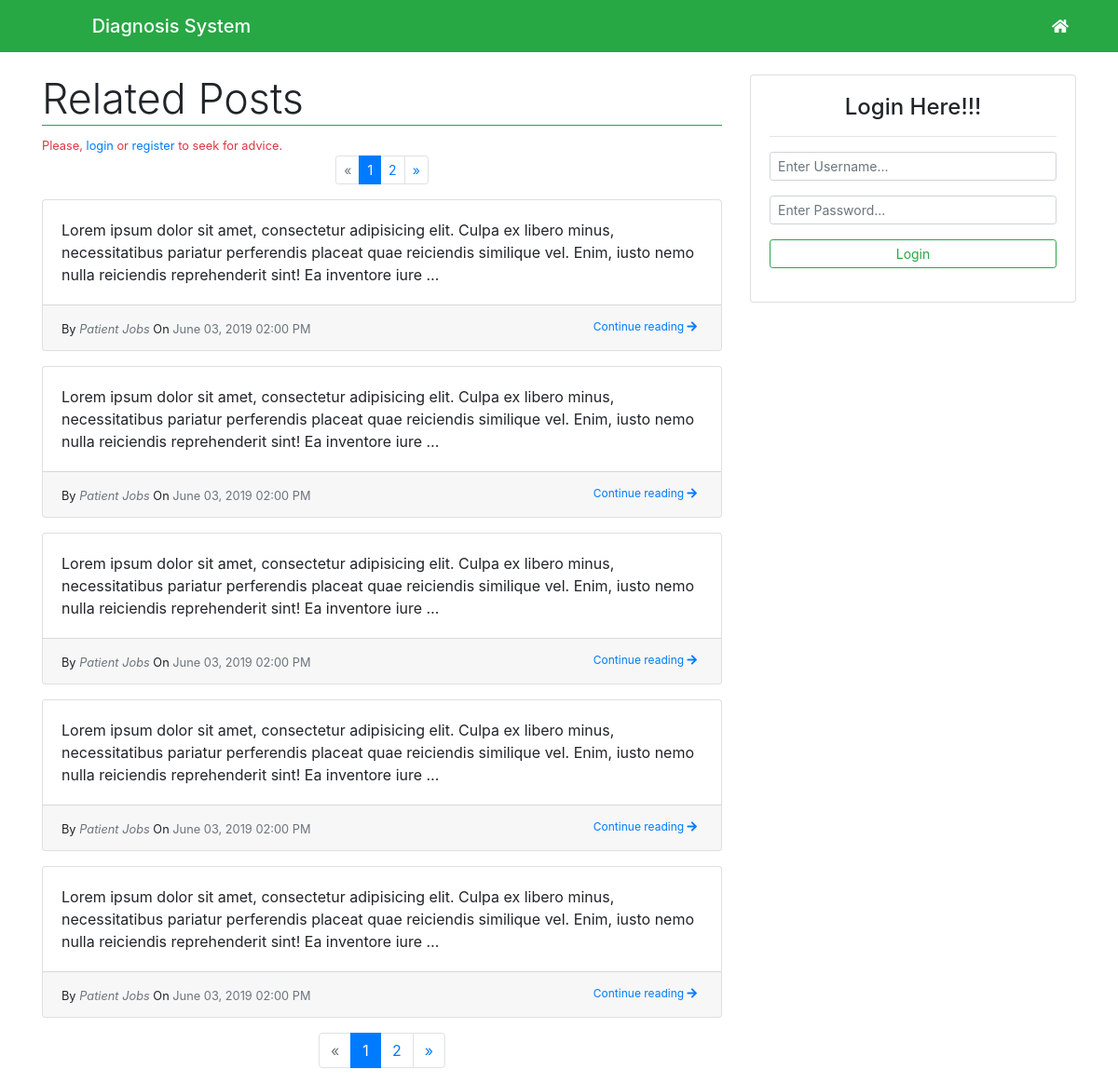
The page / on the database its author committed.
### tables this page shows
CREATE TABLE IF NOT EXISTS `queries` (
  `id` int(11) NOT NULL,
  `patientId` int(11) NOT NULL,
  `expertId` int(11) NOT NULL,
  `description` text NOT NULL,
  `visibility` tinyint(4) NOT NULL,
  `status` tinyint(4) NOT NULL DEFAULT '0',
  `created_at` timestamp NOT NULL DEFAULT CURRENT_TIMESTAMP ON UPDATE CURRENT_TIMESTAMP
);

CREATE TABLE IF NOT EXISTS `patient` (
  `userId` int(11) NOT NULL,
  `name` varchar(255) NOT NULL,
  `email` varchar(150) NOT NULL,
  `phone` varchar(10) NOT NULL,
  `gender` varchar(6) NOT NULL,
  `created_at` timestamp NOT NULL DEFAULT CURRENT_TIMESTAMP
);

### assets/core/functions.php (called while the page is built, shortened)
<?php
function loggedIn(){
	return isset($_SESSION['us3rid']) ? true : false;
}
function datetime_to_text($date="") {
  if (!empty($date)) {
    $unixtimestamp = strtotime($date);
    return strftime("%B %d, %Y %I:%M %p", $unixtimestamp);
  }
}
function excerpt($body, $limit) {
  if (!empty($body)) {
    $body = strip_tags($body);
    $sentences = explode(' ', $body);
    $words = "";
    $counter = 1;
    foreach ($sentences as $word) {
      if ($counter > $limit) {
        break;
      }
      $words .= $word." ";
      $counter++;
    }
    return $words." &hellip;";
  }
  return false;
}

### assets/core/load_classes.php (called while the page is built, shortened)
<?php
    spl_autoload_register( function($classname) {
      $classname = strtolower($classname);
    })
    ;

### assets/core/db/connect.php (called while the page is built)
<?php
class Connection {
  private $dbhost = 'localhost';
  private $dbname = 'diagnosis';
  private $user = 'root';
  private $password = '';
  public function connect() {
    try {
      $dsn = "mysql:host=$this->dbhost;dbname=$this->dbname";
      $connection = new PDO($dsn, $this->user, $this->password);
      $connection->setAttribute(PDO::ATTR_ERRMODE, PDO::ERRMODE_EXCEPTION);
      return $connection;
    }
    catch(PDOException $e) {
      return false;
    }
  }
}

### assets/core/init.php (called while the page is built, shortened)
<?php
require_once ROOT_DIRECTORY . "assets/core/db/connect.php";
require_once ROOT_DIRECTORY . "assets/core/load_classes.php";
require_once ROOT_DIRECTORY . "assets/core/functions.php";
$user = new User();

### assets/core/class/user.class.php (called while the page is built, shortened)
<?php
	class User {
		private $connection;
		public function __construct() {
			$this->connection = new Connection();
			$this->connection = $this->connection->connect();
		}
        public function getUser($patientId)
        {
            $statement = $this->connection->prepare("SELECT * FROM patient WHERE userId = :userId");
            $statement->execute(['userId' => $patientId]);
            $result = $statement->fetch(PDO::FETCH_OBJ);
            return $result ? $result : false;
        }
        public function getAllVisibleQueries($limit, $offset) {
            try {
                $statement = $this->connection->prepare("SELECT * FROM queries WHERE visibility = :visibility ORDER BY created_at DESC LIMIT :limit OFFSET :offset");
                $statement->bindParam(':visibility', $visibility, PDO::PARAM_INT);
                $statement->bindParam(':limit', $limit, PDO::PARAM_INT);
                $statement->bindParam(':offset', $offset, PDO::PARAM_INT);
                $visibility = 1;
                $statement->execute();
                $result = $statement->fetchAll(PDO::FETCH_ASSOC);
                return $result;
            } catch (PDOException $e) {
                error_log('Error retrieving queries: ' . $e->getMessage());
                return false;
            }
        }
		public function countAll() {
			$statement = $this->connection->prepare("SELECT COUNT(*) AS count FROM queries");
			$statement->execute();
			$result = $statement->fetch();
			return $result ? $result['count'] : false;
		}
    }

### assets/core/class/paginate.class.php (called while the page is built, shortened)
<?php
    class Paginate {
        public $current_page;
        public $items_per_page;
        public $items_total_count;
        public function __construct($page = 1, $items_per_page = 4, $items_total_count = 0) {
            $this->current_page = (int) $page;
            $this->items_per_page = (int) $items_per_page;
            $this->items_total_count = (int) $items_total_count;
        }
        public function next() {
            return $this->current_page + 1;
        }
        public function previous() {
            return $this->current_page - 1;
        }
        public function page_total() {
            return ceil($this->items_total_count / $this->items_per_page);
        }
        public function has_previous() {
            return $this->previous() >= 1 ? true : false;
        }
        public function has_next() {
            return $this->next() <= $this->page_total() ? true : false;
        }
        public function offset() {
            return ($this->current_page - 1) * $this->items_per_page;
        }
    }

### index.php (the view, shortened to what this page needs)
<?php require_once "assets/core/init.php"; ?>
<?php
    $page = !empty($_GET['page']) ? (int) $_GET['page'] : 1;
    $items_per_page = 5;
    $items_total_count = $user->countAll();
    $paginate = new Paginate($page, $items_per_page, $items_total_count);
?>
<?php include_once "assets/inc/header.php"; ?>
    <?php include_once "assets/inc/nav.php"; ?>
  <div class="container">
    <div class="row mt-4">
      <div class="col-md-8">
          <h1 class="border-bottom border-success display-5">Related Posts<?php if (loggedIn() && isPatient()): ?> <a href="createQuery.php" class="btn btn-sm btn-danger pull-right mt-3">Create Query</a> <?php endif; ?></h1>
          <?php if (!loggedIn()): ?>
              <small class="text-danger">Please, <a href="#loginForm">login</a> or <a href="register.php">register</a> to seek for advice.</small>
          <?php endif; ?>
          <div class="row">
              <div class="col-md-8 mx-auto">
                  <nav class="justify-content-center pagination-sm pagination navigation">
                      <ul class="pagination">
                          <li class="page-item <?=$paginate->has_previous() ? '' : 'disabled'; ?>">
                              <a href="index.php?page=<?=$paginate->has_previous() ? $paginate->previous() : $paginate->current_page;?>" class="page-link" aria-label="Previous">
                                  <span aria-hidden="true">&laquo;</span>
                              </a>
                          </li>
                          <?php for ($i = 1; $i <= $paginate->page_total(); $i++) : ?>
                              <?php if ($i == $paginate->current_page) : ?>
                                  <li class="active page-item"><a class="page-link" href="index.php?page=<?=$i;?>"><?=$i;?></a></li>
                              <?php else : ?>
                                  <li class="page-item"><a class="page-link" href="index.php?page=<?=$i;?>"><?=$i;?></a></li>
                              <?php endif; ?>
                          <?php endfor; ?>
                          <li class="page-item <?=$paginate->has_next() ? '' : 'disabled'; ?>">
                              <a href="index.php?page=<?=$paginate->has_next() ? $paginate->next() : $paginate->current_page;?>" class="page-link" aria-label="Next">
                                  <span aria-hidden="true">&raquo;</span>
                              </a>
                          </li>
                      </ul>
                  </nav>
              </div>
          </div>
        <?php foreach (!empty($user->getAllVisibleQueries($items_per_page, $paginate->offset())) ? $user->getAllVisibleQueries($items_per_page, $paginate->offset()) : [] as $queries): ?>
            <div class="card mb-3">
              <div class="card-body">
                <?=excerpt($queries['description'], 30);?>
              </div>
              <span class="card-footer">
                <small>By <span class="text-muted"><em><?=$user->getUser($queries['patientId'])->name;?></em></span> On <span class="text-muted"><?=datetime_to_text($queries['created_at']);?></span></small>
                  <a href="post_view.php?postId=<?=$queries['id'];?>" class="btn btn-xs btn-link pull-right">Continue reading <i class="fa fa-arrow-right"></i></a>
              </span>
            </div>
        <?php endforeach; ?>
          <div class="row">
              <div class="col-md-8 mx-auto">
                  <nav class="justify-content-center pagination navigation">
                      <ul class="pagination">
                          <li class="page-item <?=$paginate->has_previous() ? '' : 'disabled'; ?>">
                              <a href="index.php?page=<?=$paginate->has_previous() ? $paginate->previous() : $paginate->current_page;?>" class="page-link" aria-label="Previous">
                                  <span aria-hidden="true">&laquo;</span>
                              </a>
                          </li>
                          <?php for ($i = 1; $i <= $paginate->page_total(); $i++) : ?>
                              <?php if ($i == $paginate->current_page) : ?>
                                  <li class="active page-item"><a class="page-link" href="index.php?page=<?=$i;?>"><?=$i;?></a></li>
                              <?php else : ?>
                                  <li class="page-item"><a class="page-link" href="index.php?page=<?=$i;?>"><?=$i;?></a></li>
                              <?php endif; ?>
                          <?php endfor; ?>
                          <li class="page-item <?=$paginate->has_next() ? '' : 'disabled'; ?>">
                              <a href="index.php?page=<?=$paginate->has_next() ? $paginate->next() : $paginate->current_page;?>" class="page-link" aria-label="Next">
                                  <span aria-hidden="true">&raquo;</span>
                              </a>
                          </li>
                      </ul>
                  </nav>
              </div>
          </div>
      </div>
      <div class="col-md-4">
        <?php if (!loggedIn()): ?>
            <div class="card">
              <div class="card-body">
                <h4 class="card-title text-center" id="loginForm">Login Here!!!</h4>
                <hr>
                <form action="" method="post">
                  <div class="form-group">
                    <input type="text" name="username" id="username" class="form-control form-control-sm" placeholder="Enter Username...">
                  </div>
                  <div class="form-group">
                    <input type="password" name="password" id="password" class="form-control form-control-sm" placeholder="Enter Password...">
                  </div>
                  <div class="form-group">
                    <button type="submit" name="login" class="btn btn-outline-success btn-block btn-sm">Login</button>
                  </div>
                </form>
              </div>
            </div>
        <?php endif; ?>
      </div>
    </div>
  </div>

### assets/css/custom.css (style rules this page uses)
.pull-right { float: right !important; }
.btn-xs { padding:1px 5px; font-size:12px; line-height:1.5; border-radius:3px; }
.display-5 { font-size:2.8rem; font-weight:300; line-height:1.2 }

### rows shown on the page
queries: description "Lorem ipsum dolor sit amet, consectetur adipisicing elit. Culpa ex libero minus, necessitatibus pariatur perferendis placeat quae reiciendis similique vel. Enim, iusto nemo nulla reiciendis reprehenderit sint! Ea inventore iure …", patientId.name "Patient Jobs", created_at "June 03, 2019 02:00 PM"
queries: description "Lorem ipsum dolor sit amet, consectetur adipisicing elit. Culpa ex libero minus, necessitatibus pariatur perferendis placeat quae reiciendis similique vel. Enim, iusto nemo nulla reiciendis reprehenderit sint! Ea inventore iure …", patientId.name "Patient Jobs", created_at "June 03, 2019 02:00 PM"
queries: description "Lorem ipsum dolor sit amet, consectetur adipisicing elit. Culpa ex libero minus, necessitatibus pariatur perferendis placeat quae reiciendis similique vel. Enim, iusto nemo nulla reiciendis reprehenderit sint! Ea inventore iure …", patientId.name "Patient Jobs", created_at "June 03, 2019 02:00 PM"
queries: description "Lorem ipsum dolor sit amet, consectetur adipisicing elit. Culpa ex libero minus, necessitatibus pariatur perferendis placeat quae reiciendis similique vel. Enim, iusto nemo nulla reiciendis reprehenderit sint! Ea inventore iure …", patientId.name "Patient Jobs", created_at "June 03, 2019 02:00 PM"
queries: description "Lorem ipsum dolor sit amet, consectetur adipisicing elit. Culpa ex libero minus, necessitatibus pariatur perferendis placeat quae reiciendis similique vel. Enim, iusto nemo nulla reiciendis reprehenderit sint! Ea inventore iure …", patientId.name "Patient Jobs", created_at "June 03, 2019 02:00 PM"
